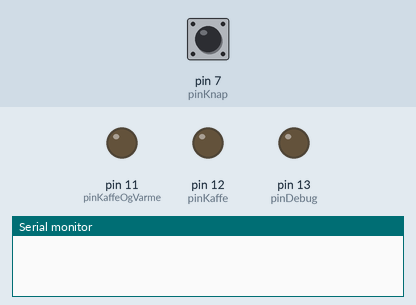
Recording of a sketch running on a simulated Arduino Uno, built with avr-gcc and run on an emulated ATmega328P. Shown: output pins drawn as LEDs (lit = HIGH), the last lines printed to the serial monitor. The test bench sets the inputs (shaded band); at power-on: pin 7 (pinKnap) HIGH.

Above: at 1.2 s.
1.3 s: pin 7 (pinKnap) pulled LOW for 0.15 s
At 2.1 s:
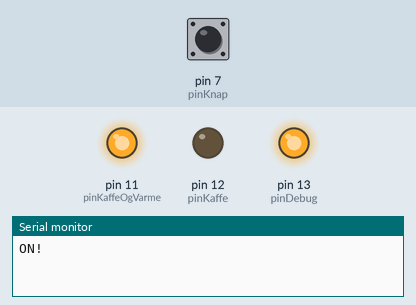
Timing chart, 0 to 4.3 s (numbered marks = the images above; inputs shaded):
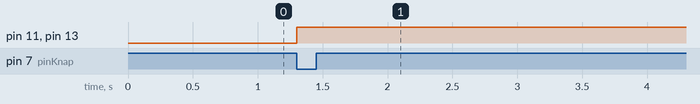

Measured:
- after the input at 1.3 s, pin 11 (pinKaffeOgVarme), pin 13 (pinDebug): LOW → HIGH at once

The sketch:

slave-arduino.ino
```cpp
#define pinKaffe 12
#define pinKaffeOgVarme 11
#define pinDebug 13
#define pinKnap 7

bool kaffeState = false;

void setup() {
  pinMode(pinKaffe, OUTPUT);
  pinMode(pinKaffeOgVarme, OUTPUT);
  pinMode(pinKnap, INPUT_PULLUP);
  pinMode(pinDebug, OUTPUT);

  Serial.begin(9600);

  slukKaffemaskine();
}

void loop() {
  int knapTryk = !digitalRead(pinKnap);
  if(knapTryk) {
    Serial.println("ON!");
    lavKaffeMedVarme();
    float delayTime = 180000;
    while(delayTime > 0) {
      delay(1000);
      delayTime -= 1000;
      Serial.println(delayTime / 1000);
    }
    slukKaffemaskine();
    Serial.println("OFF");
  }
}

void lavKaffe() {
  digitalWrite(pinKaffe, HIGH);
  kaffeState = true;
  digitalWrite(pinDebug, HIGH);
}

void lavKaffeMedVarme() {
  digitalWrite(pinKaffeOgVarme, HIGH);
  kaffeState = true;
  digitalWrite(pinDebug, HIGH);
}

void slukKaffemaskine() {
  digitalWrite(pinKaffe, LOW);
  digitalWrite(pinKaffeOgVarme, LOW);
  kaffeState = false;
  digitalWrite(pinDebug, LOW);
}
```
